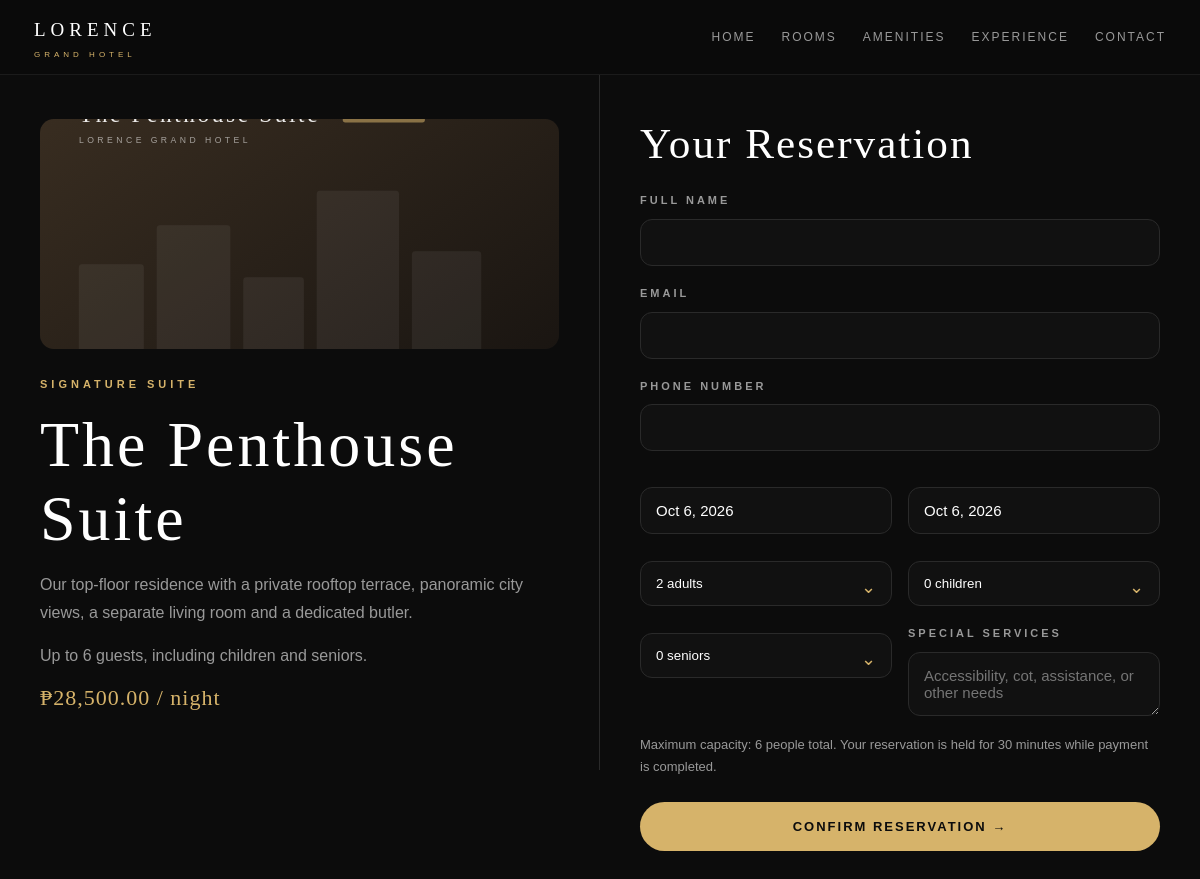
The page /booking.php?room_id=1 on the database its author committed.
### tables this page shows
CREATE TABLE `rooms` (
  `id`          INT UNSIGNED NOT NULL AUTO_INCREMENT,
  `name`        VARCHAR(120)  NOT NULL,
  `category`    VARCHAR(60)   NOT NULL,
  `description` TEXT          NOT NULL,
   
  `price`       DECIMAL(10,2) NOT NULL,
   
  `image`       VARCHAR(255)  NOT NULL,
  `max_guests`  TINYINT UNSIGNED NOT NULL DEFAULT 4,
  `is_active`   TINYINT(1)    NOT NULL DEFAULT 1,
  `created_at`  TIMESTAMP     NOT NULL DEFAULT CURRENT_TIMESTAMP,
  PRIMARY KEY (`id`),
  KEY `idx_rooms_price` (`price`),
  KEY `idx_rooms_active` (`is_active`)
);

### helpers.php (called while the page is built, shortened)
<?php
function peso(float $n): string { return '₱' . number_format($n, 2); }
function h($v): string { return htmlspecialchars((string)$v, ENT_QUOTES, 'UTF-8'); }

### booking.php (the view, shortened to what this page needs)
<?php
require 'config.php'; require 'csrf.php'; require_once 'helpers.php'; require_once 'emails.php';
$room_id=(int)($_GET['room_id']??$_POST['room_id']??0);
$stmt=$conn->prepare('SELECT * FROM rooms WHERE id=? AND is_active=1'); $stmt->bind_param('i',$room_id); $stmt->execute(); $r=$stmt->get_result()->fetch_assoc(); if(!$r) die('Room not found.');
?><!DOCTYPE html><html lang="en"><head><meta charset="UTF-8"><meta name="viewport" content="width=device-width,initial-scale=1.0"><title>Reserve | LORENCE</title><link rel="stylesheet" href="css/style.css"></head><body><header class="nav dark"><a class="logo" href="index.php">LORENCE <span>GRAND HOTEL</span></a><nav class="site-nav"><a data-nav="home" href="index.php">Home</a><a data-nav="rooms" href="rooms.php">Rooms</a><a data-nav="amenities" href="index.php#amenities">Amenities</a><a data-nav="experience" href="index.php#experience">Experience</a><a data-nav="contact" href="index.php#contact">Contact</a></nav></header>
<main class="booking-page"><div class="booking-summary"><div class="room-image" style="background-image:url('<?=h($r['image'])?>')"></div><p class="eyebrow"><?=h($r['category'])?></p><h1><?=h($r['name'])?></h1><p><?=h($r['description'])?></p><p class="muted">Up to <?=h($r['max_guests'])?> guests, including children and seniors.</p><h3><?=peso((float)$r['price'])?> / night</h3></div><form class="booking-form" method="post"><h2>Your Reservation</h2><label>FULL NAME<input name="guest_name" required value="<?=h($_POST['guest_name']??'')?>"></label><label>EMAIL<input type="email" name="email" required value="<?=h($_POST['email']??'')?>"></label><label>PHONE NUMBER<input name="phone" required value="<?=h($_POST['phone']??'')?>"></label><div class="form-row"></div><div class="form-row"></div><div class="form-row"><label>SPECIAL SERVICES<textarea name="special_requests" rows="2" placeholder="Accessibility, cot, assistance, or other needs"></textarea></label></div><p class="form-help">Maximum capacity: <?=h($r['max_guests'])?> people total. Your reservation is held for 30 minutes while payment is completed.</p><button class="btn-reserve full" type="submit">CONFIRM RESERVATION <span>→</span></button></form></main></body></html>

### css/style.css (style rules this page uses)
:root { --bg:#0c0c0c; --panel:#151515; --panel-2:#1c1c1c; --line:#2a2a2a; --gold:#d6b36a; --gold-soft:#e3ca92; --text:#d8d8d8; --muted:#999; --dim:#888; --radius:18px; --nav-h:74px; }
* { box-sizing:border-box }
html { -webkit-text-size-adjust:100% }
html { scrollbar-width:none;-ms-overflow-style:none }
body { margin:0; background:var(--bg); color:var(--text); font:16px/1.7 Arial,Helvetica,sans-serif; -webkit-font-smoothing:antialiased; }
a { color:inherit }
h1,h2,h3 { font-family:Georgia,"Times New Roman",serif;color:#fff;font-weight:500;line-height:1.15;margin:0 0 16px;letter-spacing:1px }
h1 { font-size:clamp(38px,6vw,64px);letter-spacing:3px }
h2 { font-size:clamp(28px,3.6vw,44px);letter-spacing:2px }
h3 { font-size:22px }
p { margin:0 0 16px }
.muted { color:var(--muted) }
.eyebrow { margin:0 0 14px; font-size:11px; font-weight:600; letter-spacing:4px; text-transform:uppercase; color:var(--gold); }
.btn,.btn-reserve { display:inline-block; border:0; cursor:pointer; text-decoration:none; text-align:center; background:var(--gold); color:#0c0c0c; font:600 12px/1 Arial,Helvetica,sans-serif; letter-spacing:2px; text-transform:uppercase; padding:16px 30px; border-radius:999px; transition:transform .18s ease,background .18s ease,box-shadow .18s ease; }
.full { display:block;width:100%;margin-top:6px }
.btn-reserve { font-size:13px;padding:18px 34px }
.btn-reserve span { transition:transform .18s ease }
.nav { position:sticky;top:0;z-index:50; display:flex;align-items:center;gap:24px; min-height:var(--nav-h); padding:14px 34px; background:rgba(12,12,12,.72); backdrop-filter:blur(14px); -webkit-backdrop-filter:blur(14px); border-bottom:1px solid rgba(255,255,255,.07); }
.nav.dark { background:#0a0a0a }
.logo { font-family:Georgia,serif; font-size:19px;letter-spacing:5px;color:#fff;text-decoration:none;white-space:nowrap; }
.logo span { display:block;font:500 8px/1.4 Arial,sans-serif;letter-spacing:4px;color:var(--gold);margin-top:3px }
.nav nav { display:flex;gap:26px;margin-left:auto;flex-wrap:wrap }
.nav nav a { font-size:12px;letter-spacing:2px;text-transform:uppercase;color:var(--muted);text-decoration:none }
.nav nav a { position:relative;padding:8px 0 }
.nav nav a::after { content:"";position:absolute;left:0;right:0;bottom:0;height:2px;background:var(--gold);transform:scaleX(0);transition:transform .25s ease }
label { display:block; font-size:11px;font-weight:600;letter-spacing:3px;text-transform:uppercase;color:var(--muted); }
input[type=text],input[type=email],input[type=tel],input[type=number], input[type=date],input:not([type]),select,textarea { display:block;width:100%;margin-top:9px; padding:14px 15px; background:#111;border:1px solid var(--line);border-radius:12px; color:#fff;font-size:15px;font-family:inherit; transition:border-color .18s ease,box-shadow .18s ease; }
.form-row { display:grid;grid-template-columns:1fr 1fr;gap:16px }
.room-image { background-size:cover;background-position:center;min-height:300px }
.booking-page { display:grid;grid-template-columns:1fr 1fr;gap:0;align-items:start }
.booking-summary { padding:44px 40px;border-right:1px solid var(--line) }
.booking-summary .room-image { min-height:230px;border-radius:14px;margin-bottom:26px }
.booking-summary h3 { color:var(--gold);font-family:Georgia,serif }
.booking-summary>p:not(.eyebrow) { color:var(--muted) }
.booking-form { padding:44px 40px;display:grid;gap:18px }
.booking-form h2 { margin-bottom:4px }
.form-help { font-size:13px;color:var(--muted);margin:0 }

### rows shown on the page
rooms: image (picture), category "SIGNATURE SUITE", name "The Penthouse Suite", description "Our top-floor residence with a private rooftop terrace, panoramic city views, a separate living room and a dedicated butler.", max_guests "6", price "₱28,500.00"
